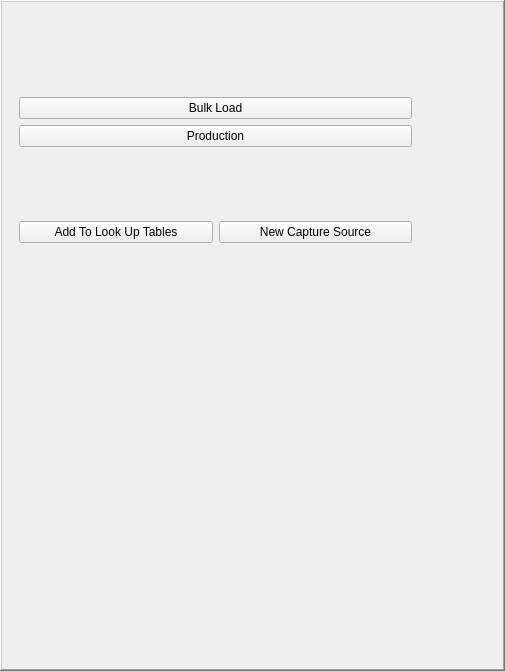
<?xml version="1.0" encoding="UTF-8"?>
<ui version="4.0">
 <class>Frame</class>
 <widget class="QFrame" name="Frame">
  <property name="geometry">
   <rect>
    <x>0</x>
    <y>0</y>
    <width>505</width>
    <height>671</height>
   </rect>
  </property>
  <property name="windowTitle">
   <string>Frame</string>
  </property>
  <property name="frameShape">
   <enum>QFrame::WinPanel</enum>
  </property>
  <property name="frameShadow">
   <enum>QFrame::Raised</enum>
  </property>
  <widget class="QFrame" name="frame">
   <property name="geometry">
    <rect>
     <x>10</x>
     <y>20</y>
     <width>411</width>
     <height>301</height>
    </rect>
   </property>
   <property name="frameShape">
    <enum>QFrame::NoFrame</enum>
   </property>
   <property name="frameShadow">
    <enum>QFrame::Raised</enum>
   </property>
   <layout class="QVBoxLayout" name="verticalLayout">
    <item>
     <layout class="QVBoxLayout" name="verticalLayout_2">
      <item>
       <widget class="QPushButton" name="btn_bulk_load">
        <property name="text">
         <string>Bulk Load</string>
        </property>
       </widget>
      </item>
      <item>
       <widget class="QPushButton" name="btn_production">
        <property name="text">
         <string>Production</string>
        </property>
       </widget>
      </item>
     </layout>
    </item>
    <item>
     <layout class="QHBoxLayout" name="horizontalLayout">
      <item>
       <widget class="QPushButton" name="btn_new_entry">
        <property name="text">
         <string>Add To Look Up Tables</string>
        </property>
       </widget>
      </item>
      <item>
       <widget class="QPushButton" name="btn_new_capture_source">
        <property name="text">
         <string>New Capture Source</string>
        </property>
       </widget>
      </item>
     </layout>
    </item>
   </layout>
  </widget>
 </widget>
 <resources/>
 <connections/>
</ui>
